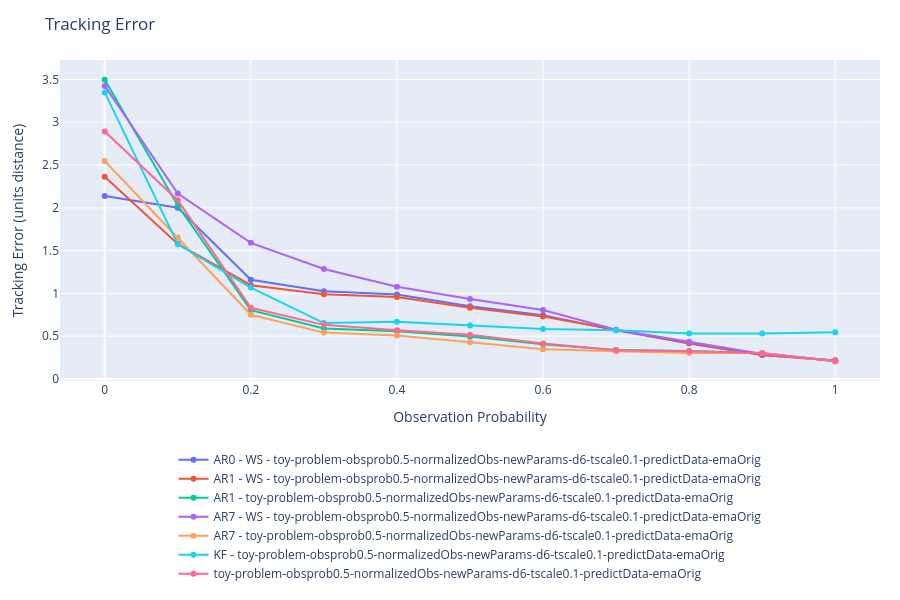
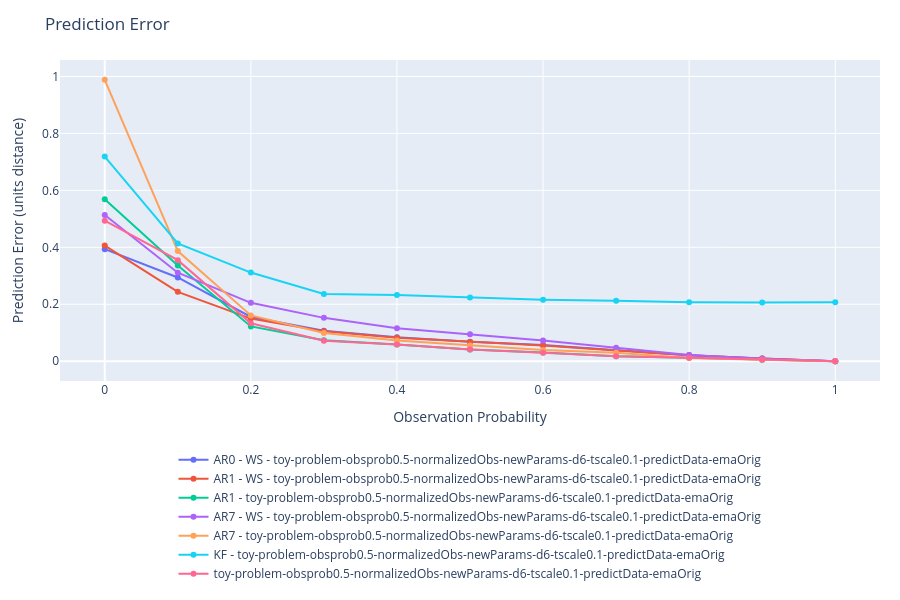
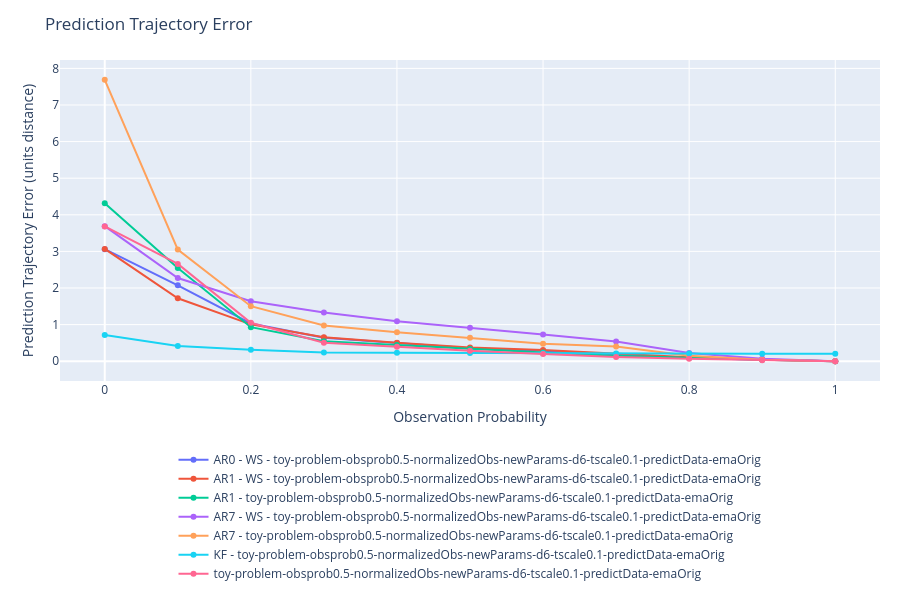

The notebook cell these images were saved under, in order:
### Code cell
import plotly.graph_objects as go
import numpy as np

# Data for plotting
categories = {
    'tracking_error_mean': {
        'title': 'Tracking Error',
        'ylabel': 'Tracking Error (units distance)',
        'xlabel': 'Observation Probability',
        # Average over all episodes and all timesteps.
        'data': {
            series: [np.mean(output[series][experiment]['tracking_error_mean']) for experiment in output[series]]
                for series in output
        }
    },
    'prediction_error_mean': {
        'title': 'Prediction Error',
        'ylabel': 'Prediction Error (units distance)',
        'xlabel': 'Observation Probability',
        # Average over all episodes and all timesteps.
        'data': {
            series: [np.mean(output[series][experiment]['prediction_error_mean']) for experiment in output[series]]
                for series in output
        }
    },
    'prediction_trajectory_error_mean': {
        'title': 'Prediction Trajectory Error',
        'ylabel': 'Prediction Trajectory Error (units distance)',
        'xlabel': 'Observation Probability',
        # Average over all episodes and all timesteps.
        'data': {
            series: [np.mean(output[series][experiment]['prediction_trajectory_error_mean']) for experiment in output[series]]
                for series in output
        }
    },
}

# Miscelaneous statistics.
timesteps = [np.max([np.max(output[series][experiment]['deltaSteps'].shape[1]) for experiment in output[series]]) for series in output]

for category in categories:
    fig = go.Figure()
    
    if type(categories[category]['data']) == dict:
        for series, values in categories[category]['data'].items():
            x = np.linspace(0, 1, len(values))
            fig.add_trace(go.Scatter(
                x=x,
                y=values,
                mode='lines+markers',
                name=series,
                hovertemplate='%{x:.2f}: %{y:.4f}<extra></extra>'
            ))
    else:
        values = categories[category]['data']
        x = np.linspace(0, 1, len(values))
        fig.add_trace(go.Scatter(
            x=x,
            y=values,
            mode='lines+markers',
            hovertemplate='%{x:.2f}: %{y:.4f}<extra></extra>'
        ))
    
    title = categories[category]['title']
    xlabel = 'Scenario' if "xlabel" not in categories[category] else categories[category]['xlabel']
    ylabel = f"Timesteps out of {timesteps}" if "ylabel" not in categories[category] else categories[category]['ylabel']
    
    fig.update_layout(
        # title=f"{title}: avg. over {args['eval_episodes']['value']} episodes, seed {args['seed']['value']}",
        title=f"{title}",
        xaxis_title=xlabel,
        yaxis_title=ylabel,
        hovermode='closest',
        showlegend=True,
        autosize=True,
        height=600,
        margin=dict(l=60, r=20, t=60, b=120),
        legend=dict(
            orientation='h',
            yanchor='top',
            y=-0.2,
            xanchor='center',
            x=0.5
        ),
    )
    
    fig.show()

### Figure 1 — Plotly figure (JSON) as saved in the notebook; plotly's stock layout.template omitted (floating-point values rounded to 4 significant figures)
{"data": [{"hovertemplate": "%{x:.2f}: %{y:.4f}<extra></extra>", "mode": "lines+markers", "name": "AR0 - WS - toy-problem-obsprob0.5-normalizedObs-newParams-d6-tscale0.1-predictData-emaOrig", "type": "scatter", "x": [0.0, 0.1, 0.2, 0.3, 0.4, 0.5, 0.6, 0.7, 0.8, 0.9, 1.0], "y": [2.138, 2.001, 1.159, 1.026, 0.9868, 0.8499, 0.7464, 0.5685, 0.4156, 0.2797, 0.2162]}, {"hovertemplate": "%{x:.2f}: %{y:.4f}<extra></extra>", "mode": "lines+markers", "name": "AR1 - WS - toy-problem-obsprob0.5-normalizedObs-newParams-d6-tscale0.1-predictData-emaOrig", "type": "scatter", "x": [0.0, 0.1, 0.2, 0.3, 0.4, 0.5, 0.6, 0.7, 0.8, 0.9, 1.0], "y": [2.364, 1.579, 1.096, 0.9908, 0.9589, 0.8336, 0.7313, 0.5738, 0.4213, 0.2795, 0.2162]}, {"hovertemplate": "%{x:.2f}: %{y:.4f}<extra></extra>", "mode": "lines+markers", "name": "AR1 - toy-problem-obsprob0.5-normalizedObs-newParams-d6-tscale0.1-predictData-emaOrig", "type": "scatter", "x": [0.0, 0.1, 0.2, 0.3, 0.4, 0.5, 0.6, 0.7, 0.8, 0.9, 1.0], "y": [3.496, 2.026, 0.8043, 0.5899, 0.5582, 0.4962, 0.4066, 0.3386, 0.3278, 0.3053, 0.2081]}, {"hovertemplate": "%{x:.2f}: %{y:.4f}<extra></extra>", "mode": "lines+markers", "name": "AR7 - WS - toy-problem-obsprob0.5-normalizedObs-newParams-d6-tscale0.1-predictData-emaOrig", "type": "scatter", "x": [0.0, 0.1, 0.2, 0.3, 0.4, 0.5, 0.6, 0.7, 0.8, 0.9, 1.0], "y": [3.425, 2.167, 1.591, 1.285, 1.078, 0.9343, 0.8058, 0.5749, 0.4359, 0.2919, 0.2162]}, {"hovertemplate": "%{x:.2f}: %{y:.4f}<extra></extra>", "mode": "lines+markers", "name": "AR7 - toy-problem-obsprob0.5-normalizedObs-newParams-d6-tscale0.1-predictData-emaOrig", "type": "scatter", "x": [0.0, 0.1, 0.2, 0.3, 0.4, 0.5, 0.6, 0.7, 0.8, 0.9, 1.0], "y": [2.548, 1.654, 0.7504, 0.5421, 0.5083, 0.4281, 0.3476, 0.3253, 0.3047, 0.3043, 0.2081]}, {"hovertemplate": "%{x:.2f}: %{y:.4f}<extra></extra>", "mode": "lines+markers", "name": "KF - toy-problem-obsprob0.5-normalizedObs-newParams-d6-tscale0.1-predictData-emaOrig", "type": "scatter", "x": [0.0, 0.1, 0.2, 0.3, 0.4, 0.5, 0.6, 0.7, 0.8, 0.9, 1.0], "y": [3.349, 1.574, 1.068, 0.6531, 0.6693, 0.6259, 0.5833, 0.5699, 0.5327, 0.5306, 0.5464]}, {"hovertemplate": "%{x:.2f}: %{y:.4f}<extra></extra>", "mode": "lines+markers", "name": "toy-problem-obsprob0.5-normalizedObs-newParams-d6-tscale0.1-predictData-emaOrig", "type": "scatter", "x": [0.0, 0.1, 0.2, 0.3, 0.4, 0.5, 0.6, 0.7, 0.8, 0.9, 1.0], "y": [2.891, 2.089, 0.8318, 0.6328, 0.571, 0.516, 0.4162, 0.3368, 0.3244, 0.3014, 0.2081]}], "layout": {"autosize": true, "height": 600, "hovermode": "closest", "legend": {"orientation": "h", "x": 0.5, "xanchor": "center", "y": -0.2, "yanchor": "top"}, "margin": {"b": 120, "l": 60, "r": 20, "t": 60}, "showlegend": true, "title": {"text": "Tracking Error"}, "xaxis": {"title": {"text": "Observation Probability"}}, "yaxis": {"title": {"text": "Tracking Error (units distance)"}}}}

### Figure 2 — Plotly figure (JSON) as saved in the notebook; plotly's stock layout.template omitted (floating-point values rounded to 4 significant figures)
{"data": [{"hovertemplate": "%{x:.2f}: %{y:.4f}<extra></extra>", "mode": "lines+markers", "name": "AR0 - WS - toy-problem-obsprob0.5-normalizedObs-newParams-d6-tscale0.1-predictData-emaOrig", "type": "scatter", "x": [0.0, 0.1, 0.2, 0.3, 0.4, 0.5, 0.6, 0.7, 0.8, 0.9, 1.0], "y": [0.3935, 0.2941, 0.1555, 0.107, 0.08376, 0.0686, 0.05653, 0.03789, 0.02132, 0.009115, 7.329e-09]}, {"hovertemplate": "%{x:.2f}: %{y:.4f}<extra></extra>", "mode": "lines+markers", "name": "AR1 - WS - toy-problem-obsprob0.5-normalizedObs-newParams-d6-tscale0.1-predictData-emaOrig", "type": "scatter", "x": [0.0, 0.1, 0.2, 0.3, 0.4, 0.5, 0.6, 0.7, 0.8, 0.9, 1.0], "y": [0.4062, 0.2436, 0.1496, 0.1055, 0.082, 0.06768, 0.05546, 0.03749, 0.02104, 0.009122, 7.329e-09]}, {"hovertemplate": "%{x:.2f}: %{y:.4f}<extra></extra>", "mode": "lines+markers", "name": "AR1 - toy-problem-obsprob0.5-normalizedObs-newParams-d6-tscale0.1-predictData-emaOrig", "type": "scatter", "x": [0.0, 0.1, 0.2, 0.3, 0.4, 0.5, 0.6, 0.7, 0.8, 0.9, 1.0], "y": [0.5688, 0.3358, 0.1222, 0.07365, 0.05893, 0.04149, 0.03024, 0.01772, 0.01185, 0.00542, 7.455e-09]}, {"hovertemplate": "%{x:.2f}: %{y:.4f}<extra></extra>", "mode": "lines+markers", "name": "AR7 - WS - toy-problem-obsprob0.5-normalizedObs-newParams-d6-tscale0.1-predictData-emaOrig", "type": "scatter", "x": [0.0, 0.1, 0.2, 0.3, 0.4, 0.5, 0.6, 0.7, 0.8, 0.9, 1.0], "y": [0.5136, 0.3107, 0.205, 0.1522, 0.1154, 0.09447, 0.07255, 0.04749, 0.02191, 0.008932, 7.329e-09]}, {"hovertemplate": "%{x:.2f}: %{y:.4f}<extra></extra>", "mode": "lines+markers", "name": "AR7 - toy-problem-obsprob0.5-normalizedObs-newParams-d6-tscale0.1-predictData-emaOrig", "type": "scatter", "x": [0.0, 0.1, 0.2, 0.3, 0.4, 0.5, 0.6, 0.7, 0.8, 0.9, 1.0], "y": [0.9884, 0.3869, 0.1609, 0.09912, 0.07307, 0.05501, 0.03899, 0.02947, 0.0111, 0.005265, 7.455e-09]}, {"hovertemplate": "%{x:.2f}: %{y:.4f}<extra></extra>", "mode": "lines+markers", "name": "KF - toy-problem-obsprob0.5-normalizedObs-newParams-d6-tscale0.1-predictData-emaOrig", "type": "scatter", "x": [0.0, 0.1, 0.2, 0.3, 0.4, 0.5, 0.6, 0.7, 0.8, 0.9, 1.0], "y": [0.7187, 0.4138, 0.3113, 0.2361, 0.2321, 0.2233, 0.2156, 0.212, 0.207, 0.2062, 0.2069]}, {"hovertemplate": "%{x:.2f}: %{y:.4f}<extra></extra>", "mode": "lines+markers", "name": "toy-problem-obsprob0.5-normalizedObs-newParams-d6-tscale0.1-predictData-emaOrig", "type": "scatter", "x": [0.0, 0.1, 0.2, 0.3, 0.4, 0.5, 0.6, 0.7, 0.8, 0.9, 1.0], "y": [0.4936, 0.3547, 0.1333, 0.07188, 0.05825, 0.04129, 0.03011, 0.01772, 0.01182, 0.005309, 7.455e-09]}], "layout": {"autosize": true, "height": 600, "hovermode": "closest", "legend": {"orientation": "h", "x": 0.5, "xanchor": "center", "y": -0.2, "yanchor": "top"}, "margin": {"b": 120, "l": 60, "r": 20, "t": 60}, "showlegend": true, "title": {"text": "Prediction Error"}, "xaxis": {"title": {"text": "Observation Probability"}}, "yaxis": {"title": {"text": "Prediction Error (units distance)"}}}}

### Figure 3 — Plotly figure (JSON) as saved in the notebook; plotly's stock layout.template omitted (floating-point values rounded to 4 significant figures)
{"data": [{"hovertemplate": "%{x:.2f}: %{y:.4f}<extra></extra>", "mode": "lines+markers", "name": "AR0 - WS - toy-problem-obsprob0.5-normalizedObs-newParams-d6-tscale0.1-predictData-emaOrig", "type": "scatter", "x": [0.0, 0.1, 0.2, 0.3, 0.4, 0.5, 0.6, 0.7, 0.8, 0.9, 1.0], "y": [3.06, 2.074, 1.031, 0.6419, 0.4967, 0.3557, 0.2847, 0.1772, 0.08603, 0.04007, 5.071e-08]}, {"hovertemplate": "%{x:.2f}: %{y:.4f}<extra></extra>", "mode": "lines+markers", "name": "AR1 - WS - toy-problem-obsprob0.5-normalizedObs-newParams-d6-tscale0.1-predictData-emaOrig", "type": "scatter", "x": [0.0, 0.1, 0.2, 0.3, 0.4, 0.5, 0.6, 0.7, 0.8, 0.9, 1.0], "y": [3.068, 1.72, 1.006, 0.6567, 0.506, 0.3775, 0.3077, 0.1995, 0.1062, 0.04876, 5.071e-08]}, {"hovertemplate": "%{x:.2f}: %{y:.4f}<extra></extra>", "mode": "lines+markers", "name": "AR1 - toy-problem-obsprob0.5-normalizedObs-newParams-d6-tscale0.1-predictData-emaOrig", "type": "scatter", "x": [0.0, 0.1, 0.2, 0.3, 0.4, 0.5, 0.6, 0.7, 0.8, 0.9, 1.0], "y": [4.318, 2.545, 0.9298, 0.5426, 0.4437, 0.3317, 0.2386, 0.1494, 0.09204, 0.03794, 5.028e-08]}, {"hovertemplate": "%{x:.2f}: %{y:.4f}<extra></extra>", "mode": "lines+markers", "name": "AR7 - WS - toy-problem-obsprob0.5-normalizedObs-newParams-d6-tscale0.1-predictData-emaOrig", "type": "scatter", "x": [0.0, 0.1, 0.2, 0.3, 0.4, 0.5, 0.6, 0.7, 0.8, 0.9, 1.0], "y": [3.689, 2.273, 1.64, 1.328, 1.089, 0.915, 0.7302, 0.5368, 0.227, 0.06886, 5.071e-08]}, {"hovertemplate": "%{x:.2f}: %{y:.4f}<extra></extra>", "mode": "lines+markers", "name": "AR7 - toy-problem-obsprob0.5-normalizedObs-newParams-d6-tscale0.1-predictData-emaOrig", "type": "scatter", "x": [0.0, 0.1, 0.2, 0.3, 0.4, 0.5, 0.6, 0.7, 0.8, 0.9, 1.0], "y": [7.688, 3.05, 1.503, 0.9763, 0.793, 0.6403, 0.4738, 0.3983, 0.1514, 0.04144, 5.028e-08]}, {"hovertemplate": "%{x:.2f}: %{y:.4f}<extra></extra>", "mode": "lines+markers", "name": "KF - toy-problem-obsprob0.5-normalizedObs-newParams-d6-tscale0.1-predictData-emaOrig", "type": "scatter", "x": [0.0, 0.1, 0.2, 0.3, 0.4, 0.5, 0.6, 0.7, 0.8, 0.9, 1.0], "y": [0.7187, 0.4138, 0.3113, 0.2361, 0.2321, 0.2233, 0.2156, 0.212, 0.207, 0.2062, 0.2069]}, {"hovertemplate": "%{x:.2f}: %{y:.4f}<extra></extra>", "mode": "lines+markers", "name": "toy-problem-obsprob0.5-normalizedObs-newParams-d6-tscale0.1-predictData-emaOrig", "type": "scatter", "x": [0.0, 0.1, 0.2, 0.3, 0.4, 0.5, 0.6, 0.7, 0.8, 0.9, 1.0], "y": [3.683, 2.658, 1.051, 0.502, 0.3941, 0.2829, 0.1998, 0.1153, 0.07024, 0.02881, 5.028e-08]}], "layout": {"autosize": true, "height": 600, "hovermode": "closest", "legend": {"orientation": "h", "x": 0.5, "xanchor": "center", "y": -0.2, "yanchor": "top"}, "margin": {"b": 120, "l": 60, "r": 20, "t": 60}, "showlegend": true, "title": {"text": "Prediction Trajectory Error"}, "xaxis": {"title": {"text": "Observation Probability"}}, "yaxis": {"title": {"text": "Prediction Trajectory Error (units distance)"}}}}
